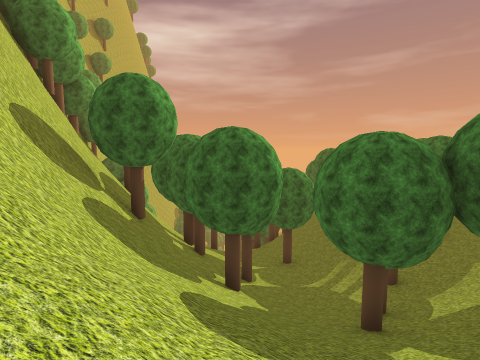
view 1 (above)

24 first-person views from a walk through a scene from a Unity 3-D project. The camera is 1.4 m above the floor, tilts 6° down and sees 80° across. The floor is counted in squares, 2 m on a side. Each view is taken from the middle of a square. On the plan, view 1 faces up. The plan holds only what a view shows up to about 10 squares ahead; the rest is blank. The place goes on beyond the plan. Some trees and plants on the terrain are drawn as simple stand-ins.

view 2
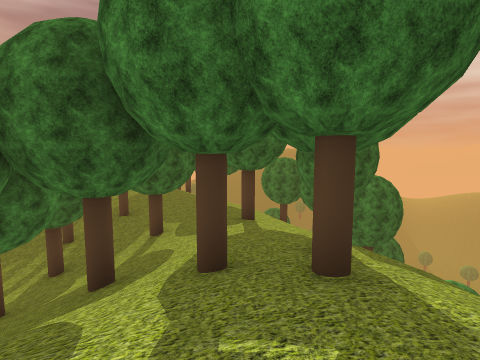

view 3
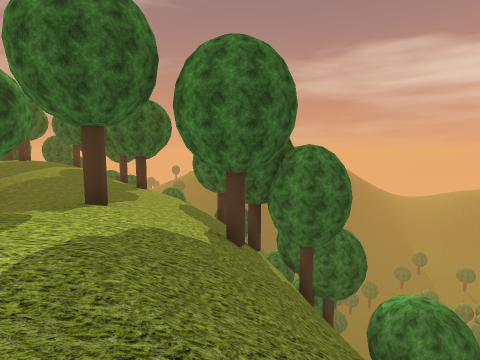

view 4
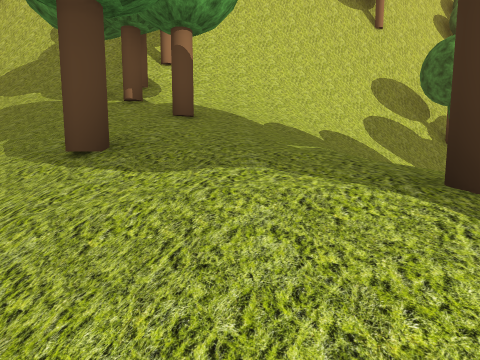

view 5
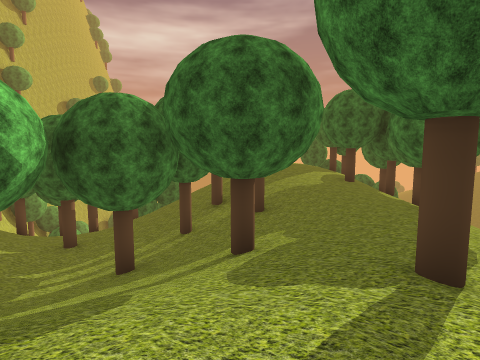

view 6
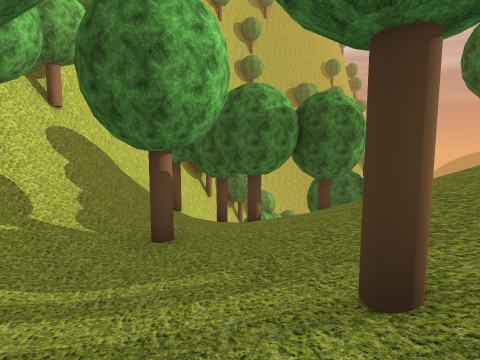

view 7
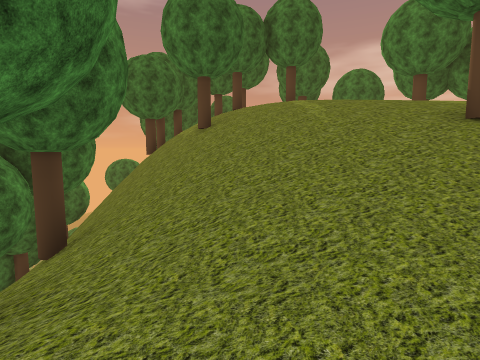

view 8
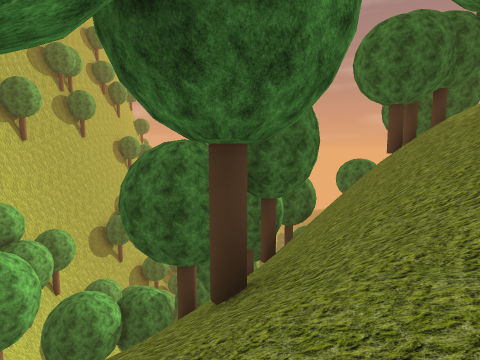

view 9
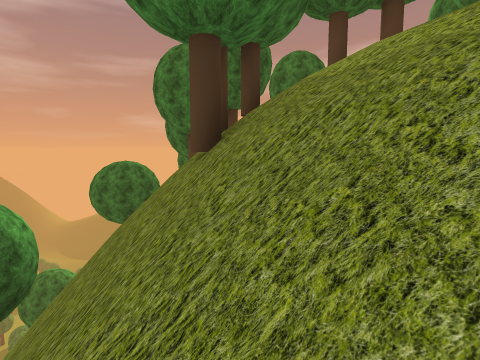

view 10
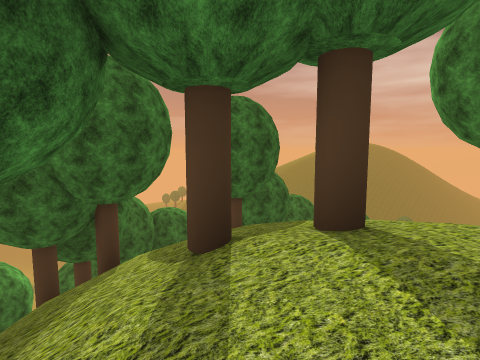

view 11
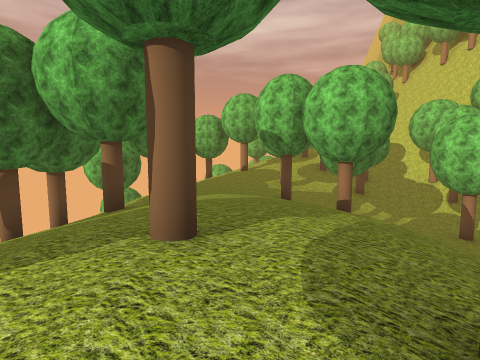

view 12
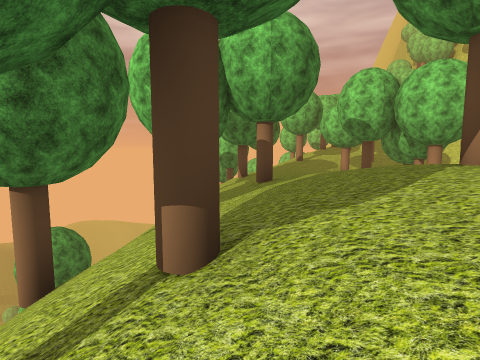

view 13
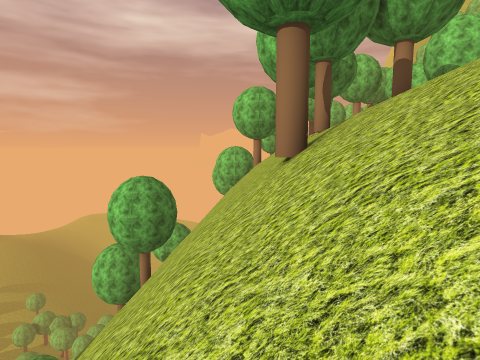

view 14
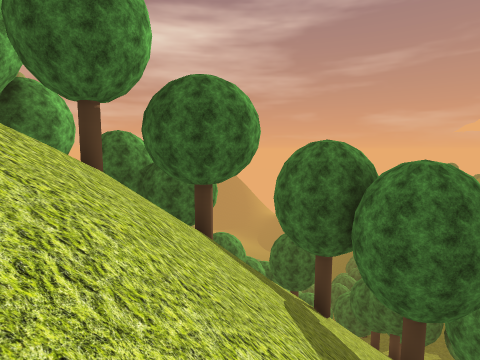

view 15
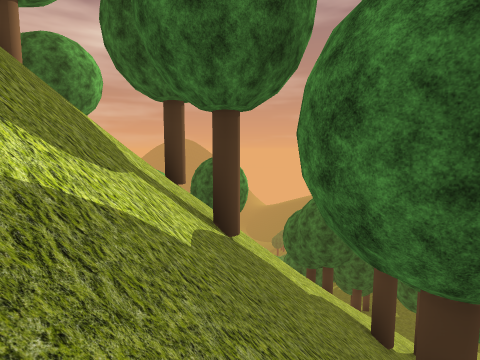

view 16
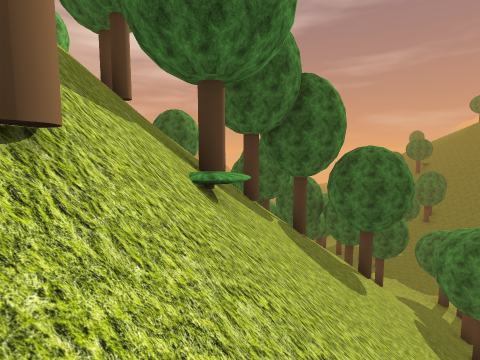

view 17
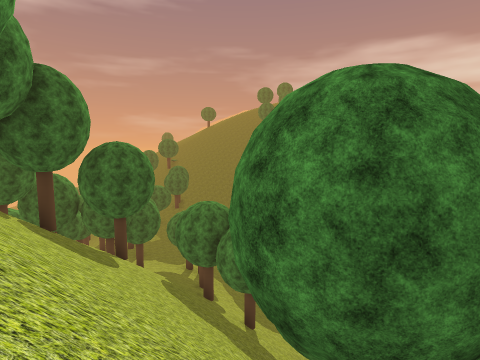

view 18
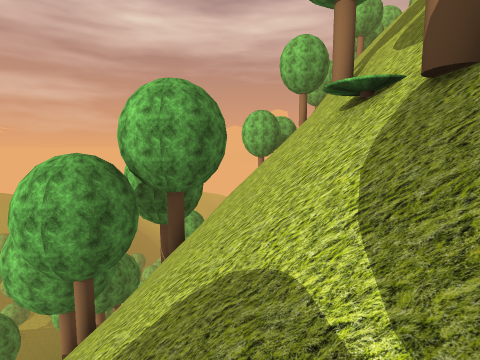

view 19
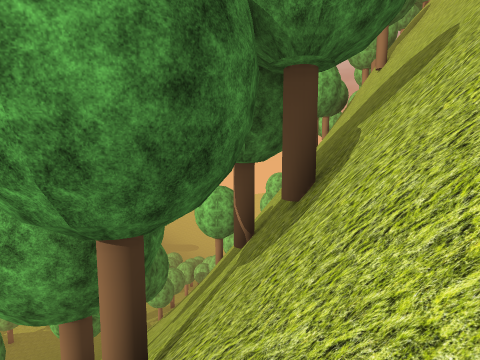

view 20
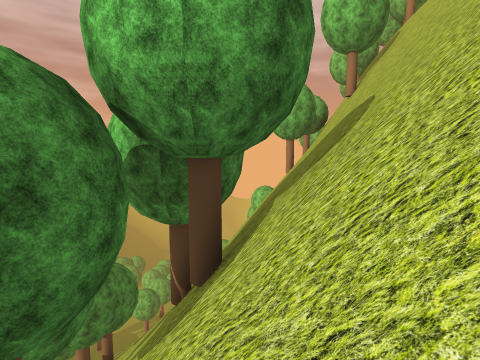

view 21
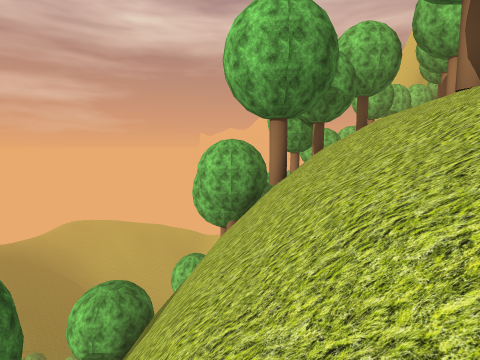

view 22
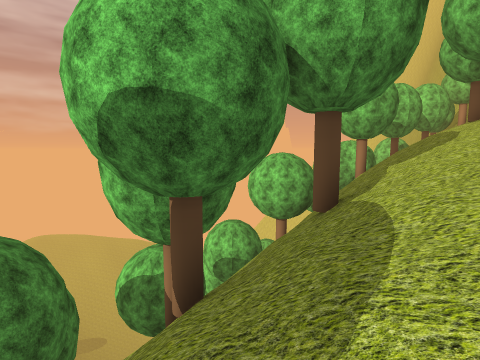

view 23
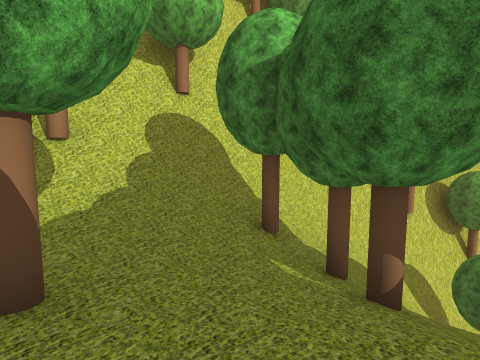

view 24
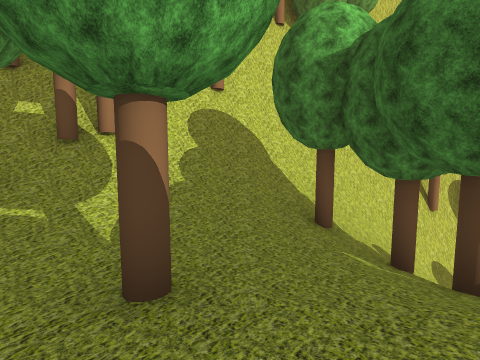

### Floor plan
Key: @ floor where view 1 was taken; # wall or solid block; . main floor; - floor 1.5 m lower than the main floor; : floor 1.75 m higher than the main floor; _ floor 3.25 m lower than the main floor; < floor 4.75 m lower than the main floor; ( floor 6.25 m lower than the main floor; ! floor 14.25 m lower than the main floor; / step, stairs or slope; = window, fence, low wall or low ledge; v drop or lower ground; T tree.
Columns run from 6 left of view 1 to 25 right of it. Each row starts with its distance up from view 1.
 31                            T
 30                  T         T
 29              T   T
 28              TT            //
 27               T         /////T//
 26                       /T///T////
 25           TT          ////T/////
 24          TTT        ////T///////
 23          Tvv//_//  ///////!/////
 22         TTv/TT/T./ ///////!/////
 21          Tv////.T./ //  ///////
 20 ##T      T/////.../T/// /T///##
 19 ##/      /////T...T////v#///T##
 18 ##//    ////T/.T..//T//v##/vT##T
 17 ##=/   /(////.....////vv ##v  #/
 16 ##=//  ///////..../ // vv##v  ##
 15  ##////T//////...T/T//vvvvvv  ##
 14  ##//TT///////-..-/ //vvvvv    #
 13  ##////<<_////-----T//vvTTv    #
 12  ##////<<_//T//---////vTTT
 11  ##////<T<_/T/T----///vTT
 10   #////_<<__/_----T///v
  9   #/TT//<__T//----////v
  8   ##//T/__////----/ T
  7    #.////////T---///
  6    #//T//T////---///=TT
  5    #////T/////.T//T/TTTT
  4    #//////T//..//T<TTT T
  3    #////////..////vT TT
  2    #///////TT.///=  T
  1   ##///////.T////   T
  0   ##//@///:.////
 -1    /////T/T//   TTT
 -2     /TTT////    TTT
 -3    #/ /T///
 -4     //////

Positions as (right, up) in squares from view 1, and headings:
1: (0, 0), facing up
2: (3, 0), facing up-right
3: (7, 0), facing up-right
4: (7, 0), facing left
5: (7, 3), facing up
6: (6, 9), facing up-left
7: (1, 12), facing up-right
8: (2, 14), facing up
9: (4, 19), facing up-right
10: (8, 20), facing up-right
11: (9, 20), facing down
12: (12, 21), facing down
13: (15, 21), facing down
14: (15, 20), facing up
15: (18, 21), facing up
16: (20, 19), facing up
17: (20, 18), facing up-right
18: (21, 25), facing down
19: (23, 22), facing down
20: (22, 22), facing down
21: (15, 14), facing down
22: (12, 8), facing down
23: (4, 13), facing left
24: (4, 12), facing left
